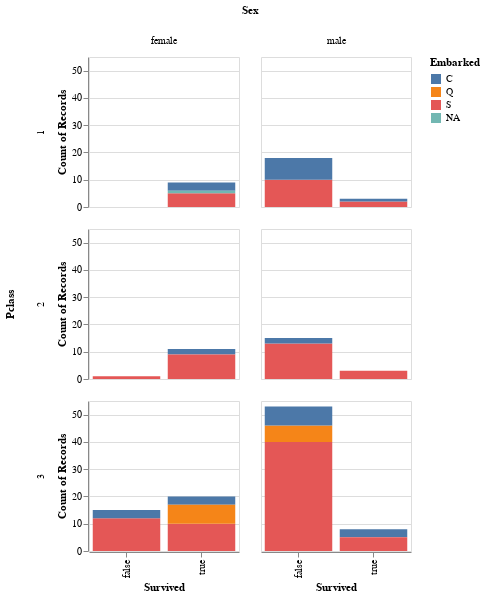

Here is the notebook cell this chart was saved with:
### Markdown cell above
## Altair

* 文字列の中に `count(Survived)` などと式を指定する必要があるのがあまり好きではない
* オプションの指定は長いが構造的で覚えやすそう。でも長い。
  * 並び順を指定しなくてよければ `alt.Color` などは　`color=""` などとシンプルに書ける 

* [altair pandas value counts horizontal bar chart](https://stackoverflow.com/questions/62405935/altair-pandas-value-counts-horizontal-bar-chart)
* [multiple column/row facet wrap in altair](https://stackoverflow.com/questions/50164001/multiple-column-row-facet-wrap-in-altair)
* [Arrange facets in a grid](https://github.com/altair-viz/altair/issues/681)
* [Custom order in facet](https://github.com/altair-viz/altair/issues/1703)
  * Row/Colではうまくいかなかった。Colorには効いた。
* [altair.Row](https://altair-viz.github.io/user_guide/generated/channels/altair.Row.html)
  * "ascending"/"descending" は効いた

### Code cell
import altair as alt

alt.Chart(data).mark_bar().encode(
    alt.Y('count(Survived):Q'),
    alt.X('Survived:N'),
    alt.Color("Embarked:N", sort=["C","Q","S","NA"]),
).properties(
    width=150,
    height=150
).facet(
    row=alt.Row("Pclass:N", sort="ascending"),
    column=alt.Column("Sex:N", sort="ascending")
)

### Figure 1 — Vega-Lite specification as saved in the notebook (floating-point values rounded to 4 significant figures; data arrays with more than 128 entries replaced by an {"elided": "..."} marker saying what was removed)
{"config": {"view": {"continuousWidth": 300, "continuousHeight": 300}}, "data": {"name": "data-e70add7862353e7407c1dd84e0e683b7"}, "facet": {"column": {"field": "Sex", "sort": "ascending", "type": "nominal"}, "row": {"field": "Pclass", "sort": "ascending", "type": "nominal"}}, "spec": {"mark": {"type": "bar"}, "encoding": {"color": {"field": "Embarked", "sort": ["C", "Q", "S", "NA"], "type": "nominal"}, "x": {"field": "Survived", "type": "nominal"}, "y": {"aggregate": "count", "field": "Survived", "type": "quantitative"}}, "height": 150, "width": 150}, "$schema": "https://vega.github.io/schema/vega-lite/v5.17.0.json", "datasets": {"data-e70add7862353e7407c1dd84e0e683b7": {"elided": "156 records"}}}
